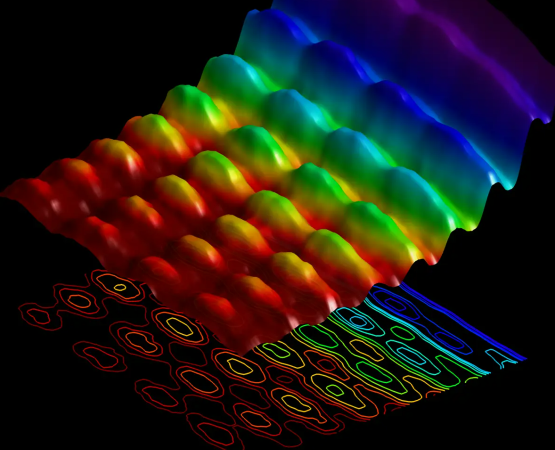
//> input picture images/light.png, 1109 x 899 px (shown at 1/2 size)
$ ./11_split_color_image   (built with g++ and OpenCV 4)
//> lines starting //> are read from the running program, lines starting //| are printed output that depends on the picture
#include <opencv2/opencv.hpp>
#include <iostream>

using namespace std;
using namespace cv;

int main(){
    string image_path1 = "D:/opencv-cpp/images/light.png";

    Mat image1 = imread(image_path1, IMREAD_COLOR);
//> image1 is the input picture: 899 rows x 1109 cols, CV_8UC3; mean B, G, R 22, 27.3, 33.3
    cv::resize(image1, image1, cv::Size(400, 400));
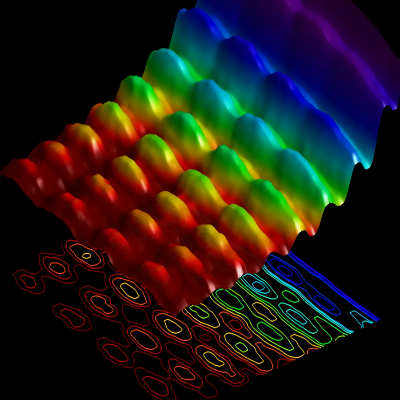
//> image1: 400 rows x 400 cols, CV_8UC3; mean B, G, R 21.9, 27.3, 33.2

    vector<cv::Mat> bgr_planes;
    split(image1, bgr_planes);
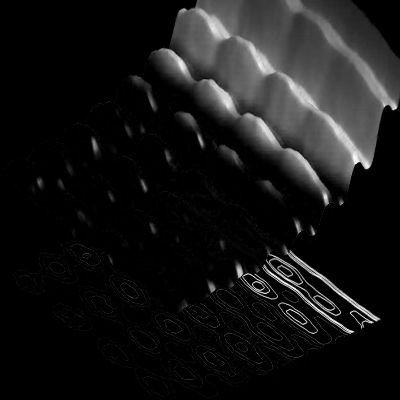
//> bgr_planes[0]: 400 rows x 400 cols, CV_8UC1; min 0, max 254, mean 21.9
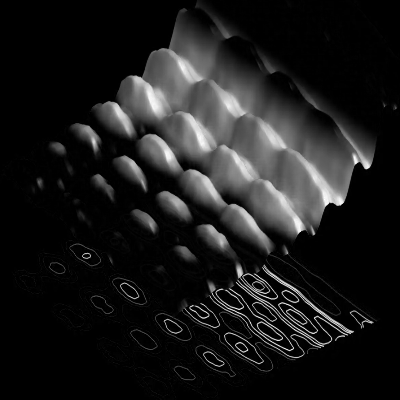
//> bgr_planes[1]: 400 rows x 400 cols, CV_8UC1; min 0, max 254, mean 27.3
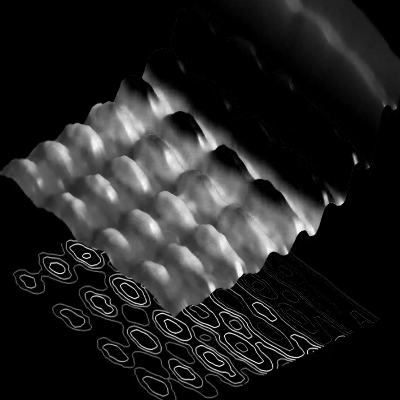
//> bgr_planes[2]: 400 rows x 400 cols, CV_8UC1; min 0, max 255, mean 33.2

    if(image1.empty()){
        cout << "Could not read the image" << endl;
        return -1;
    }

    imshow("Original Image", image1);
    imshow("Blue Channel", bgr_planes[0]);
    imshow("Green Channel", bgr_planes[1]);
    imshow("Red Channel", bgr_planes[2]);

    int k = waitKey(0);
//> the space key is pressed

    if(k == 'q'){
        cv::destroyAllWindows();
    }
    return 0;
}
